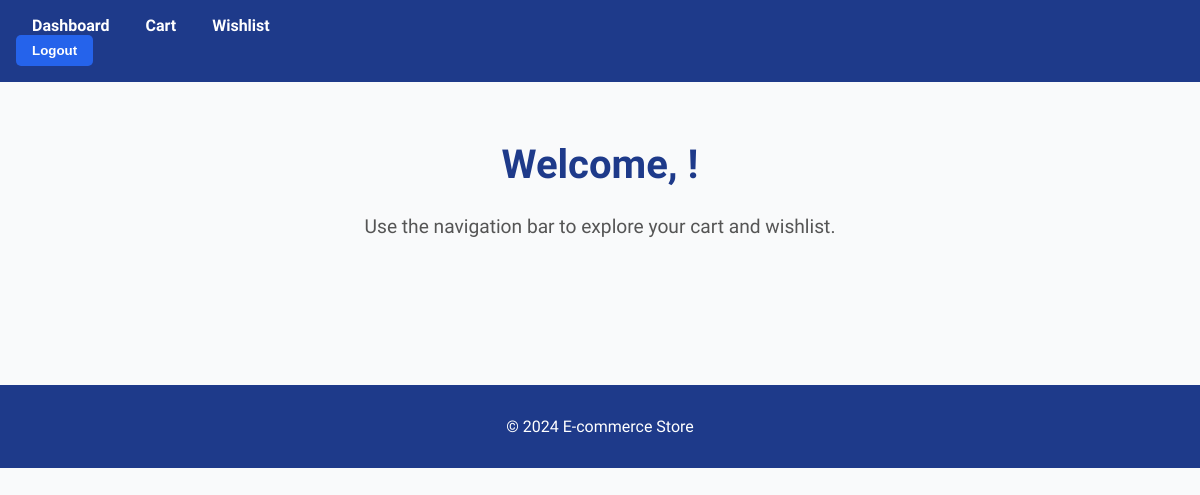
The app's page /, older data.
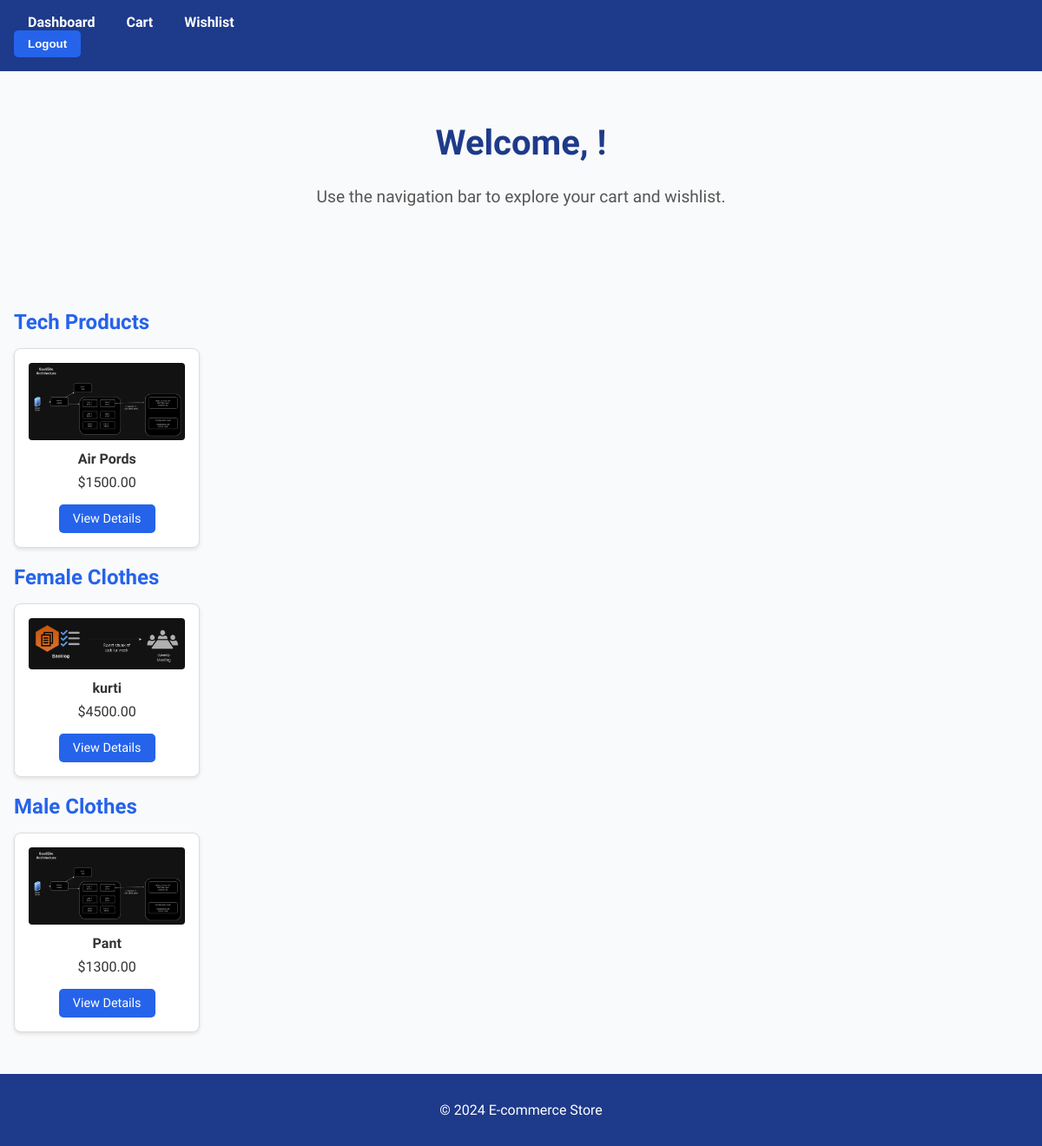
The same page, newer data.
### store/models.py (models this page shows, shortened)
class Category(models.Model):
    name = models.CharField(max_length=100)

class Product(models.Model):
    category = models.ForeignKey(Category, on_delete=models.CASCADE)
    name = models.CharField(max_length=200)
    code = models.CharField(max_length=50)
    price = models.DecimalField(max_digits=10, decimal_places=2)
    stock = models.IntegerField()
    delivery_time = models.CharField(max_length=100)
    size = models.CharField(max_length=50, null=True, blank=True)
    color = models.CharField(max_length=50, null=True, blank=True)
    image = models.ImageField(upload_to="product_images/")

### store/views.py (the view)
# urls.py: path("", views.main_page, name="main_page"),
def main_page(request):
    categories = Category.objects.all()
    context = {"categories": categories}
    return render(request, "store/main_page.html", context)

### store/templates/store/main_page.html (shortened to what this page needs)
<!DOCTYPE html>
<html lang="en">
<head>
</head>
<body>
    <header>
        <div class="navbar">
            <a href="/">Dashboard</a>
            <a href="/cart/">Cart</a>
            <a href="/wishlist/">Wishlist</a>
            <form action="{% url 'logout' %}" method="POST">
                <button type="submit">Logout</button>
            </form>
        </div>
    </header>
    <main>
        <h1>Welcome, {{ user.username }}!</h1>
        <p>Use the navigation bar to explore your cart and wishlist.</p>
    </main>
    <div class="category">
        {% for category in categories %}
            <h2>{{ category.name }}</h2>
            <div class="product-grid">
                {% for product in category.product_set.all %}
                    <div class="product-card">
                        <img src="{{ product.image.url }}" alt="{{ product.name }}">
                        <p><strong>{{ product.name }}</strong></p>
                        <p>${{ product.price }}</p>
                        <a href="/product/{{ product.id }}/">View Details</a>
                    </div>
                {% endfor %}
            </div>
        {% endfor %}
    </div>
    <footer>
        <p>&copy; 2024 E-commerce Store</p>
    </footer>
</body>
</html>

### store/templates/store/main_page.html (style rules this page uses)
body { font-family: 'Nunito Sans', sans-serif; margin: 0; padding: 0; background-color: #f9fafb; color: #333; }
header { background-color: #1e3a8a; color: white; padding: 1rem; display: flex; justify-content: space-between; align-items: center; }
.navbar a { color: white; text-decoration: none; margin: 0 1rem; font-weight: 600; }
.navbar form { margin: 0; }
.navbar button { background-color: #2563eb; border: none; color: white; padding: 0.5rem 1rem; border-radius: 5px; cursor: pointer; font-weight: 600; }
main { text-align: center; padding: 2rem; }
main h1 { font-size: 2.5rem; color: #1e3a8a; }
main p { font-size: 1.2rem; color: #555; }
.category { margin: 2rem auto; padding: 1rem; max-width: 1200px; }
.category h2 { font-size: 1.5rem; margin-bottom: 1rem; color: #2563eb; }
.product-grid { display: grid; grid-template-columns: repeat(auto-fill, minmax(200px, 1fr)); gap: 1.5rem; }
.product-card { background-color: white; border: 1px solid #ddd; border-radius: 8px; text-align: center; padding: 1rem; box-shadow: 0 2px 4px rgba(0, 0, 0, 0.1); }
.product-card img { max-width: 100%; height: auto; border-radius: 4px; }
.product-card p { margin: 0.5rem 0; }
.product-card a { display: inline-block; margin-top: 0.5rem; padding: 0.5rem 1rem; background-color: #2563eb; color: white; text-decoration: none; border-radius: 5px; font-size: 0.9rem; }
footer { background-color: #1e3a8a; color: white; text-align: center; padding: 1rem 0; margin-top: 2rem; }

Row changes from the older to the newer data that the page shows:
added Category: name "Tech Products"
added Product: image (picture), name "Air Pords", price "1500.00", shown under "Tech Products"
added Category: name "Female Clothes"
added Product: image (picture), name "kurti", price "4500.00", shown under "Female Clothes"
added Category: name "Male Clothes"
added Product: image (picture), name "Pant", price "1300.00", shown under "Male Clothes"
